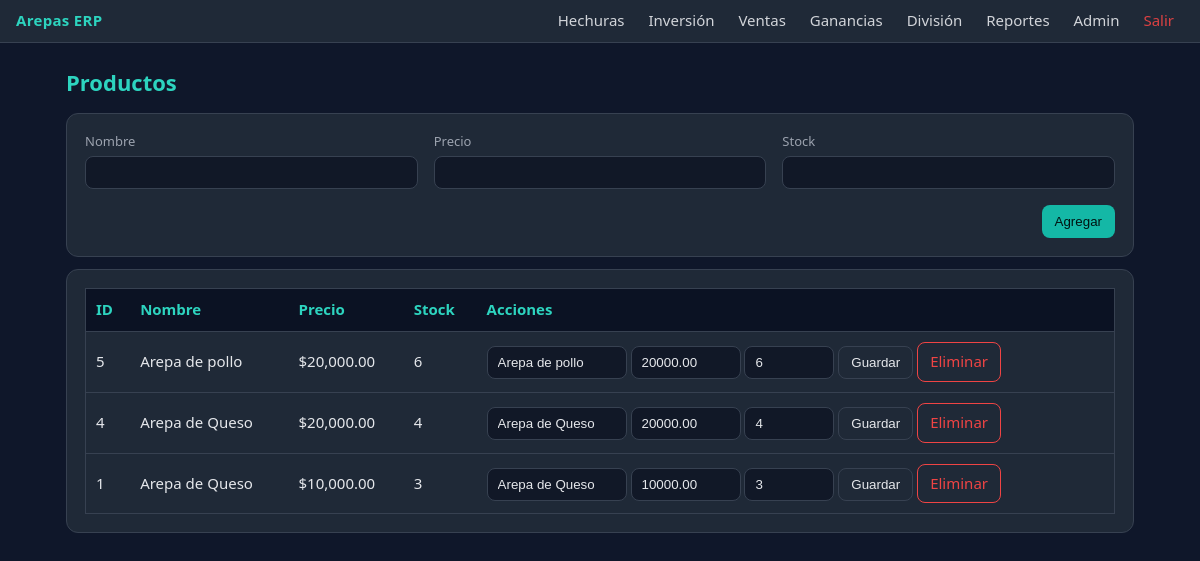
Page /arepas-erp2/public/productos/index.php (signed in) on the committed database.
### tables this page shows
CREATE TABLE `productos` (
  `id` int(11) NOT NULL,
  `nombre` varchar(100) NOT NULL,
  `stock` int(11) DEFAULT 0,
  `precio` decimal(10,2) NOT NULL,
  `creado_en` timestamp NOT NULL DEFAULT current_timestamp()
);

### arepas-erp2/public/productos/index.php (the view, shortened to what this page needs)
<?php
$pdo = Database::getInstance();
$productos=$pdo->query("SELECT * FROM productos ORDER BY id DESC")->fetchAll(PDO::FETCH_ASSOC);
?>
<h1>Productos</h1>
<div class="card">
  <form method="post" class="grid grid-3">
    <div><label>Nombre</label><input name="nombre" required></div>
    <div><label>Precio</label><input type="number" step="0.01" name="precio" required></div>
    <div><label>Stock</label><input type="number" name="stock" required></div>
    <div style="grid-column:1/-1;text-align:right">
      <button class="btn btn-primary" name="crear">Agregar</button>
    </div>
  </form>
</div>
<div class="card mt-3">
  <table class="table">
    <thead><tr><th>ID</th><th>Nombre</th><th>Precio</th><th>Stock</th><th>Acciones</th></tr></thead>
    <tbody>
      <?php foreach($productos as $p): ?>
      <tr>
        <td><?= $p['id'] ?></td>
        <td><?= $p['nombre'] ?></td>
        <td>$<?= number_format($p['precio'],2) ?></td>
        <td><?= $p['stock'] ?></td>
        <td>
          <form method="post" style="display:inline">
            <input name="nombre" value="<?= $p['nombre'] ?>" style="width:140px">
            <input name="precio" type="number" step="0.01" value="<?= $p['precio'] ?>" style="width:110px">
            <input name="stock" type="number" value="<?= $p['stock'] ?>" style="width:90px">
            <button class="btn btn-ghost" name="editar">Guardar</button>
          </form>
          <a class="btn btn-danger" href="?delete=<?= $p['id'] ?>" onclick="return confirm('¿Eliminar producto?')">Eliminar</a>
        </td>
      </tr>
      <?php endforeach; ?>
    </tbody>
  </table>
</div>
<?php
include __DIR__ . "/../../app/views/layout.php";

### arepas-erp2/public/assets/css/app.css (style rules this page uses)
:root { --bg:#0f172a; --bg2:#111827; --panel:#1f2937; --muted:#9ca3af; --text:#e5e7eb; --brand:#14b8a6; --brand-2:#2dd4bf; --danger:#ef4444; --border:#374151; }
* { box-sizing: border-box; }
html,body { height:100%; }
body { margin:0; background:var(--bg); color:var(--text); font: 15px/1.45 ui-sans-serif, system-ui, -apple-system, Segoe UI, Roboto, "Helvetica Neue", Arial; }
.card { background:var(--panel); border:1px solid var(--border); border-radius:12px; padding:18px; }
.grid { display:grid; gap:16px; }
.grid-3 { grid-template-columns: repeat(3,1fr); }
h1 { color:var(--brand-2); font-size:22px; margin:0 0 14px }
input, select { width:100%; background:var(--bg2); color:var(--text); border:1px solid var(--border); border-radius:8px; padding:8px 10px; }
label { display:block; color:var(--muted); font-size:13px; margin-bottom:6px }
.btn { display:inline-block; padding:8px 12px; border-radius:8px; text-decoration:none; border:1px solid transparent; }
.btn-primary { background:var(--brand); color:#001311; }
.btn-ghost { background:transparent; color:var(--text); border-color:var(--border); }
.btn-danger { background:transparent; color:var(--danger); border-color:var(--danger); }
.table { width:100%; border-collapse:collapse; border:1px solid var(--border); }
.table th { text-align:left; background:#0b1223; color:var(--brand-2); padding:10px; border-bottom:1px solid var(--border); }
.table td { padding:10px; border-top:1px solid var(--border); }
.mt-3 { margin-top:12px }

### rows in the picture
productos: id "5", nombre "Arepa de pollo", precio "20,000.00", stock "6", precio "20000.00"
productos: id "4", nombre "Arepa de Queso", precio "20,000.00", stock "4", precio "20000.00"
productos: id "1", nombre "Arepa de Queso", precio "10,000.00", stock "3", precio "10000.00"
